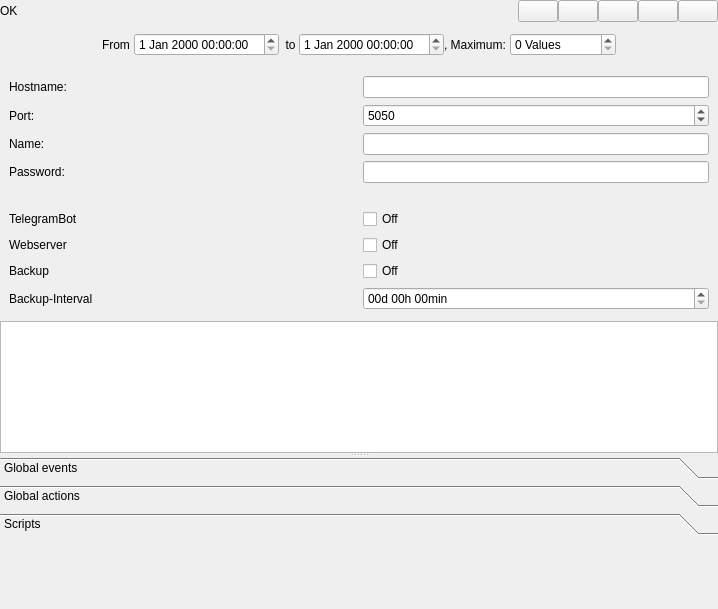
<?xml version="1.0" encoding="UTF-8"?>
<ui version="4.0">
 <class>Form</class>
 <widget class="QWidget" name="Form">
  <property name="geometry">
   <rect>
    <x>0</x>
    <y>0</y>
    <width>718</width>
    <height>609</height>
   </rect>
  </property>
  <property name="windowTitle">
   <string>Form</string>
  </property>
  <layout class="QVBoxLayout" name="verticalLayout">
   <property name="spacing">
    <number>2</number>
   </property>
   <property name="leftMargin">
    <number>0</number>
   </property>
   <property name="topMargin">
    <number>0</number>
   </property>
   <property name="rightMargin">
    <number>0</number>
   </property>
   <property name="bottomMargin">
    <number>0</number>
   </property>
   <item>
    <layout class="QHBoxLayout" name="horizontalLayout_3">
     <property name="spacing">
      <number>0</number>
     </property>
     <item>
      <widget class="QLabel" name="statusLabel">
       <property name="sizePolicy">
        <sizepolicy hsizetype="Preferred" vsizetype="Preferred">
         <horstretch>0</horstretch>
         <verstretch>0</verstretch>
        </sizepolicy>
       </property>
       <property name="text">
        <string>OK</string>
       </property>
      </widget>
     </item>
     <item>
      <spacer name="horizontalSpacer_2">
       <property name="orientation">
        <enum>Qt::Horizontal</enum>
       </property>
       <property name="sizeHint" stdset="0">
        <size>
         <width>0</width>
         <height>0</height>
        </size>
       </property>
      </spacer>
     </item>
     <item>
      <widget class="QPushButton" name="editButton">
       <property name="sizePolicy">
        <sizepolicy hsizetype="Minimum" vsizetype="Preferred">
         <horstretch>0</horstretch>
         <verstretch>0</verstretch>
        </sizepolicy>
       </property>
       <property name="toolTip">
        <string>Edit connection</string>
       </property>
       <property name="text">
        <string/>
       </property>
       <property name="icon">
        <iconset>
         <normaloff>icons/config_hovered.png</normaloff>icons/config_hovered.png</iconset>
       </property>
       <property name="iconSize">
        <size>
         <width>25</width>
         <height>25</height>
        </size>
       </property>
       <property name="checkable">
        <bool>true</bool>
       </property>
      </widget>
     </item>
     <item>
      <widget class="QPushButton" name="pauseButton">
       <property name="toolTip">
        <string>Pause data transmittion</string>
       </property>
       <property name="text">
        <string/>
       </property>
       <property name="icon">
        <iconset>
         <normaloff>icons/pause.png</normaloff>icons/pause.png</iconset>
       </property>
       <property name="iconSize">
        <size>
         <width>25</width>
         <height>25</height>
        </size>
       </property>
       <property name="checkable">
        <bool>true</bool>
       </property>
      </widget>
     </item>
     <item>
      <widget class="QPushButton" name="saveButton">
       <property name="toolTip">
        <string>Download session</string>
       </property>
       <property name="text">
        <string/>
       </property>
       <property name="icon">
        <iconset>
         <normaloff>icons/save_hovered.png</normaloff>icons/save_hovered.png</iconset>
       </property>
       <property name="iconSize">
        <size>
         <width>25</width>
         <height>25</height>
        </size>
       </property>
      </widget>
     </item>
     <item>
      <widget class="QPushButton" name="clearButton">
       <property name="toolTip">
        <string>Delete all signals</string>
       </property>
       <property name="statusTip">
        <string>Delete all signals</string>
       </property>
       <property name="text">
        <string/>
       </property>
       <property name="icon">
        <iconset>
         <normaloff>icons/clear.png</normaloff>icons/clear.png</iconset>
       </property>
       <property name="iconSize">
        <size>
         <width>25</width>
         <height>25</height>
        </size>
       </property>
      </widget>
     </item>
     <item>
      <widget class="QPushButton" name="disconnectButton">
       <property name="toolTip">
        <string>Close connection</string>
       </property>
       <property name="text">
        <string/>
       </property>
       <property name="icon">
        <iconset>
         <normaloff>icons/icons8-stornieren-480.png</normaloff>icons/icons8-stornieren-480.png</iconset>
       </property>
       <property name="iconSize">
        <size>
         <width>25</width>
         <height>25</height>
        </size>
       </property>
      </widget>
     </item>
    </layout>
   </item>
   <item>
    <widget class="QWidget" name="timeRangeWidget" native="true">
     <layout class="QVBoxLayout" name="verticalLayout_2">
      <item>
       <layout class="QHBoxLayout" name="horizontalLayout_5">
        <property name="spacing">
         <number>0</number>
        </property>
        <item>
         <spacer name="horizontalSpacer_4">
          <property name="orientation">
           <enum>Qt::Horizontal</enum>
          </property>
          <property name="sizeHint" stdset="0">
           <size>
            <width>0</width>
            <height>0</height>
           </size>
          </property>
         </spacer>
        </item>
        <item>
         <widget class="QLabel" name="label_12">
          <property name="text">
           <string>From </string>
          </property>
         </widget>
        </item>
        <item>
         <widget class="QDateTimeEdit" name="fromDateTimeEdit"/>
        </item>
        <item>
         <widget class="QLabel" name="label_13">
          <property name="text">
           <string>  to </string>
          </property>
         </widget>
        </item>
        <item>
         <widget class="QDateTimeEdit" name="toDateTimeEdit"/>
        </item>
        <item>
         <widget class="QLabel" name="label_11">
          <property name="text">
           <string>, Maximum: </string>
          </property>
         </widget>
        </item>
        <item>
         <widget class="QSpinBox" name="maxLengthSpinBox">
          <property name="toolTip">
           <string>Change the recording length</string>
          </property>
          <property name="statusTip">
           <string>Change the recording length</string>
          </property>
          <property name="suffix">
           <string> Values</string>
          </property>
          <property name="maximum">
           <number>10000000</number>
          </property>
          <property name="value">
           <number>0</number>
          </property>
         </widget>
        </item>
        <item>
         <spacer name="horizontalSpacer_5">
          <property name="orientation">
           <enum>Qt::Horizontal</enum>
          </property>
          <property name="sizeHint" stdset="0">
           <size>
            <width>0</width>
            <height>0</height>
           </size>
          </property>
         </spacer>
        </item>
       </layout>
      </item>
     </layout>
    </widget>
   </item>
   <item>
    <widget class="QWidget" name="editLayout" native="true">
     <layout class="QVBoxLayout" name="verticalLayout_7">
      <item>
       <layout class="QGridLayout" name="_2">
        <property name="bottomMargin">
         <number>0</number>
        </property>
        <property name="horizontalSpacing">
         <number>7</number>
        </property>
        <item row="0" column="1">
         <widget class="QLineEdit" name="hostLineEdit">
          <property name="clearButtonEnabled">
           <bool>true</bool>
          </property>
         </widget>
        </item>
        <item row="3" column="1">
         <widget class="QLineEdit" name="passwordLineEdit">
          <property name="clearButtonEnabled">
           <bool>true</bool>
          </property>
         </widget>
        </item>
        <item row="2" column="1">
         <widget class="QLineEdit" name="nameLineEdit">
          <property name="clearButtonEnabled">
           <bool>true</bool>
          </property>
         </widget>
        </item>
        <item row="1" column="0">
         <widget class="QLabel" name="label_5">
          <property name="text">
           <string>Port:</string>
          </property>
         </widget>
        </item>
        <item row="2" column="0">
         <widget class="QLabel" name="label_3">
          <property name="text">
           <string>Name:</string>
          </property>
         </widget>
        </item>
        <item row="3" column="0">
         <widget class="QLabel" name="label_4">
          <property name="text">
           <string>Password:</string>
          </property>
         </widget>
        </item>
        <item row="1" column="1">
         <widget class="QSpinBox" name="portSpinBox">
          <property name="maximum">
           <number>99999</number>
          </property>
          <property name="value">
           <number>5050</number>
          </property>
         </widget>
        </item>
        <item row="6" column="0">
         <widget class="QLabel" name="label_7">
          <property name="text">
           <string>Webserver</string>
          </property>
         </widget>
        </item>
        <item row="5" column="1">
         <widget class="QCheckBox" name="checkBox">
          <property name="text">
           <string>Off</string>
          </property>
         </widget>
        </item>
        <item row="7" column="0">
         <widget class="QLabel" name="label_8">
          <property name="text">
           <string>Backup</string>
          </property>
         </widget>
        </item>
        <item row="6" column="1">
         <widget class="QCheckBox" name="checkBox_2">
          <property name="text">
           <string>Off</string>
          </property>
         </widget>
        </item>
        <item row="0" column="0">
         <widget class="QLabel" name="label">
          <property name="text">
           <string>Hostname:</string>
          </property>
         </widget>
        </item>
        <item row="4" column="0">
         <spacer name="horizontalSpacer">
          <property name="orientation">
           <enum>Qt::Horizontal</enum>
          </property>
          <property name="sizeHint" stdset="0">
           <size>
            <width>40</width>
            <height>20</height>
           </size>
          </property>
         </spacer>
        </item>
        <item row="7" column="1">
         <widget class="QCheckBox" name="checkBox_3">
          <property name="text">
           <string>Off</string>
          </property>
         </widget>
        </item>
        <item row="5" column="0">
         <widget class="QLabel" name="label_6">
          <property name="text">
           <string>TelegramBot</string>
          </property>
         </widget>
        </item>
        <item row="8" column="1">
         <widget class="QDateTimeEdit" name="dateTimeEdit">
          <property name="date">
           <date>
            <year>2000</year>
            <month>1</month>
            <day>1</day>
           </date>
          </property>
          <property name="minimumDate">
           <date>
            <year>2000</year>
            <month>1</month>
            <day>1</day>
           </date>
          </property>
          <property name="displayFormat">
           <string>ss'd' HH'h' mm'min'</string>
          </property>
          <property name="currentSectionIndex">
           <number>0</number>
          </property>
         </widget>
        </item>
        <item row="8" column="0">
         <widget class="QLabel" name="label_9">
          <property name="text">
           <string>Backup-Interval</string>
          </property>
         </widget>
        </item>
       </layout>
      </item>
     </layout>
    </widget>
   </item>
   <item>
    <widget class="QSplitter" name="splitter">
     <property name="orientation">
      <enum>Qt::Vertical</enum>
     </property>
     <widget class="QListWidget" name="listWidget">
      <property name="alternatingRowColors">
       <bool>true</bool>
      </property>
      <property name="selectionMode">
       <enum>QAbstractItemView::MultiSelection</enum>
      </property>
      <property name="sortingEnabled">
       <bool>true</bool>
      </property>
     </widget>
     <widget class="QToolBox" name="toolBox">
      <property name="currentIndex">
       <number>2</number>
      </property>
      <widget class="QWidget" name="page">
       <property name="geometry">
        <rect>
         <x>0</x>
         <y>0</y>
         <width>718</width>
         <height>72</height>
        </rect>
       </property>
       <attribute name="label">
        <string>Global events</string>
       </attribute>
       <layout class="QVBoxLayout" name="verticalLayout_5">
        <property name="spacing">
         <number>0</number>
        </property>
        <property name="leftMargin">
         <number>0</number>
        </property>
        <property name="topMargin">
         <number>0</number>
        </property>
        <property name="rightMargin">
         <number>0</number>
        </property>
        <property name="bottomMargin">
         <number>0</number>
        </property>
        <item>
         <layout class="QVBoxLayout" name="globalEventLayout"/>
        </item>
       </layout>
      </widget>
      <widget class="QWidget" name="Globale">
       <property name="geometry">
        <rect>
         <x>0</x>
         <y>0</y>
         <width>718</width>
         <height>72</height>
        </rect>
       </property>
       <attribute name="label">
        <string>Global actions</string>
       </attribute>
       <layout class="QVBoxLayout" name="verticalLayout_6">
        <property name="spacing">
         <number>0</number>
        </property>
        <property name="leftMargin">
         <number>0</number>
        </property>
        <property name="topMargin">
         <number>0</number>
        </property>
        <property name="rightMargin">
         <number>0</number>
        </property>
        <property name="bottomMargin">
         <number>0</number>
        </property>
        <item>
         <layout class="QVBoxLayout" name="globalActionLayout"/>
        </item>
       </layout>
      </widget>
      <widget class="QWidget" name="page_2">
       <property name="geometry">
        <rect>
         <x>0</x>
         <y>0</y>
         <width>718</width>
         <height>72</height>
        </rect>
       </property>
       <attribute name="label">
        <string>Scripts</string>
       </attribute>
       <layout class="QVBoxLayout" name="verticalLayout_4">
        <property name="spacing">
         <number>0</number>
        </property>
        <property name="leftMargin">
         <number>0</number>
        </property>
        <property name="topMargin">
         <number>0</number>
        </property>
        <property name="rightMargin">
         <number>0</number>
        </property>
        <property name="bottomMargin">
         <number>0</number>
        </property>
        <item>
         <layout class="QVBoxLayout" name="scriptLayout">
          <property name="spacing">
           <number>0</number>
          </property>
         </layout>
        </item>
       </layout>
      </widget>
     </widget>
    </widget>
   </item>
  </layout>
 </widget>
 <resources/>
 <connections/>
</ui>
